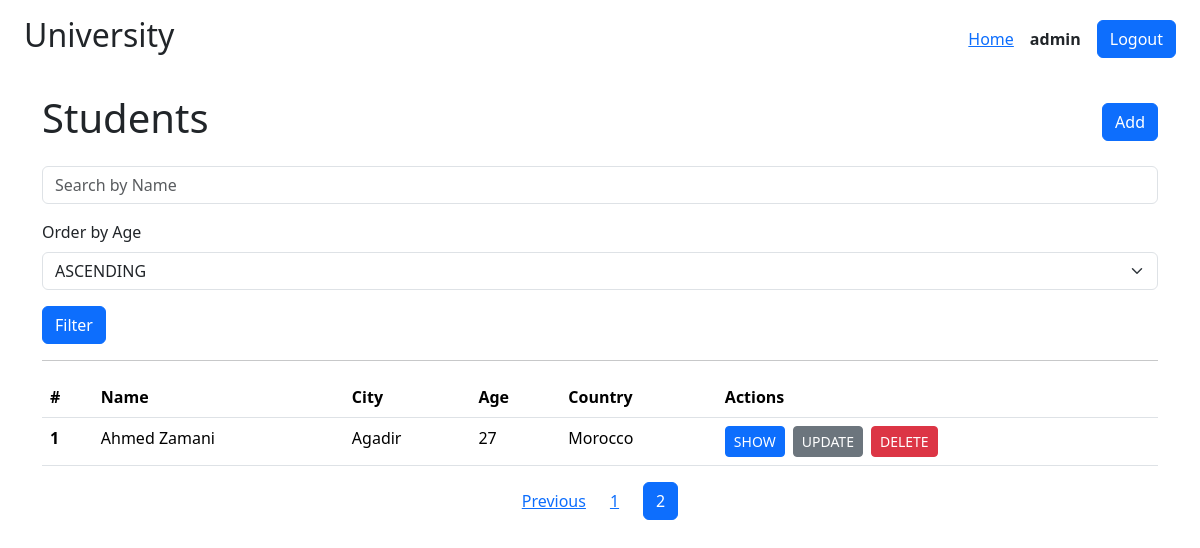
/students/?p=2&name=&order=asc (signed in), run on the app's committed database.
### students/models.py (models this page shows)
class Student(models.Model):
    first_name = models.CharField(max_length=40)
    last_name = models.CharField(max_length=40)
    date_of_birth = models.DateField()
    age = models.IntegerField()
    city = models.CharField(max_length=60)
    country = models.CharField(max_length=10, default="morocco")

### students/views.py (the view)
# urls.py: path("", views.index, name="students.index"),
def index(request: HttpRequest) -> HttpResponse:
    name = request.GET.get("name")
    page_number = request.GET.get("p", 1)
    order: str = request.GET.get("order", "asc")
    print(order)
    if name is not None:
        students = Student.objects.filter(
            Q(first_name__icontains=name) | Q(last_name__icontains=name)
        )
    else:
        students = Student.objects.all()
    students = Paginator(
        students.order_by("age" if order.lower() == "asc" else "-age"), 4
    ).get_page(page_number)
    cookie_message_deleted = request.COOKIES.get("deleted_message", "")
    return render(
        request,
        "students/index.html",
        {
            "students": students,
            "name": name,
            "order": order,
            "cookie_message_deleted": cookie_message_deleted,
        },
    )

### students/templates/students/index.html (shortened to what this page needs)
{% extends "base.html" %}
{% block body %}
<div class='d-flex align-items-center justify-content-between'>
    <h1>Students</h1>
    <a href={% url "students.create" %} class='btn btn-primary'>Add</a>
</div>
<div class="mt-3">
    <form  method='GET'>
        <div class="mb-3">
            <input name='name' class="form-control" placeholder='Search by Name' type='search' value={{name|default:''}}>
        </div>
        <div class="mb-3">
            <label class="form-label">Order by Age</label>
            <select name="order" class='form-select'>
                {% if order|lower == 'asc' %}
                    <option value="asc" selected>ASCENDING</option>
                    {% else %}
                    <option value="asc">ASCENDING</option>
                {% endif %}
            </select>
        </div>
        <button type="submit" class='btn btn-primary'>Filter</button>
    </form>
    {% if students|length %}
        <hr>
        <table class="mt-2 table">
            <thead>
            <tr>
                <th scope="col">#</th>
                <th scope="col">Name</th>
                <th scope="col">City</th>
                <th scope="col">
                    Age
                </th>
                <th scope="col">Country</th>
                <th scope="col">Actions</th>
            </tr>
            </thead>
            <tbody>
                {% for student in students %}
                  {% include "students/includes/student_item.html" with student=student %}
                {% endfor %}
            </tbody>
        </table>
        {% include "students/includes/student_pagination.html" %}
    {% else %}
        <h2>No students...</h2>
    {% endif %}
{% endblock body %}

### templates/base.html (shortened to what this page needs)
<!DOCTYPE html>
<html lang="en">
<head>
    {% load static %}
    <link rel="stylesheet" href="{% static "bootstrap.min.css" %}">
</head>
<body>
    <header class='px-4 py-3 d-flex justify-content-between align-items-center'>
        <h2>University</h2>
        <nav class='d-flex gap-3 align-items-center'>
            {% if user.is_authenticated %}
                <a href="{% url "students.index" %}">Home</a>
                <strong>{{user}}</strong>
                <form action="{% url "logout" %}" method="post">
                    <button type='submit' class='btn btn-primary'>Logout</button>
                </form>
                {% else %}
                <a href="{% url "register" %}">Regsiter</a>
                <a href="{% url "login" %}">Login</a>
            {% endif %}
        </nav>
    </header>
    <div class="container mt-3">
        {% block body %}{% endblock body %}
    </div>
</body>
</html>

### students/templates/students/includes/student_item.html (shortened to what this page needs)
<tr>
    <th scope="row">{{student.id}}</th>
    <td>{{student.first_name | capfirst}} {{student.last_name | capfirst}}</td>
    <td>{{student.city|title}}</td>
    <td>{{student.age}}</td>
    <td>{{student.country|capfirst}}</td>
    <td>
        <div class='d-flex align-items-center gap-2'>
            <a class='btn btn-primary btn-sm' href={% url "students.show" id=student.id %}>SHOW</a>
            <a class='btn btn-secondary btn-sm' href={% url "students.update" id=student.id %}>UPDATE</a>
            <form action="{% url "students.delete" id=student.id %}" method='POST'>
                <button type='submit' class='btn btn-danger btn-sm'>DELETE</button>
            </form>
        </div>
    </td>
</tr>

### data on the page
Student: id "1", first_name "Ahmed", last_name "Zamani", city "Agadir", age "27", country "Morocco"

### other printed values
{{ user }} "admin"
{{ students.previous_page_number }} "1"
{{ students.number }} "2"
